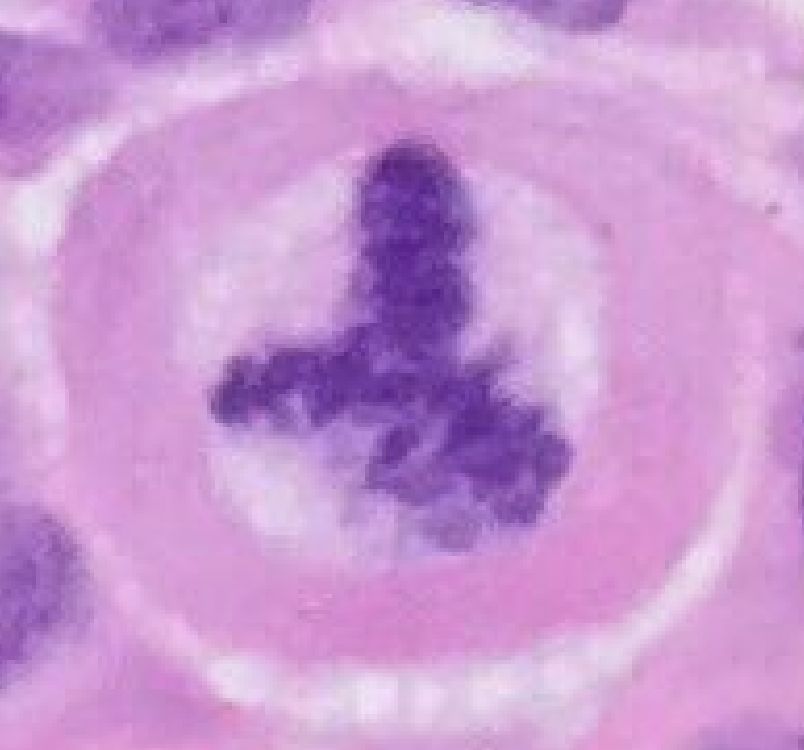
#> input picture mitosistemp/WhatsApp Image 2024-04-12 at 1.15.26 AM.jpeg, 804 x 750 px; its folder holds only this picture in this run
$ python -i cellsize.py   (imports and definitions only)
#> lines starting #> are read from the running program, lines starting #| are printed output that depends on the picture; after the words box and inside, x2 and y2 are one past the last pixel; in counts of white or black regions, pixels touching at a corner belong together
# cellsize.py
import os
import cv2
import numpy as np
from flask import jsonify, request
import base64
import json

class NumpyEncoder(json.JSONEncoder):
    # [16 lines left out: functions default, apply_color_mask, remove_light_regions, not called in this run]

def find_draw_nuclei_boundaries_and_get_sizes(image, min_area=50):
    kernel = np.ones((5, 5), np.uint8)
    dilated_image = cv2.dilate(image, kernel, iterations=1)

    _, binary_mask = cv2.threshold(dilated_image, 0, 255, cv2.THRESH_BINARY_INV + cv2.THRESH_OTSU)

    contours, _ = cv2.findContours(binary_mask, cv2.RETR_EXTERNAL, cv2.CHAIN_APPROX_SIMPLE)

    result_image = cv2.cvtColor(image, cv2.COLOR_GRAY2BGR)

    nuclei_count = 0
    nuclei_sizes = []

    for contour in contours:
        area = cv2.contourArea(contour)
        if area >= min_area:
            cv2.drawContours(result_image, [contour], -1, (0, 0, 255), 1)
            nuclei_count += 1
            nuclei_sizes.append(area)

    nuclei_sizes_array = np.array(nuclei_sizes)

    return result_image, nuclei_count, nuclei_sizes_array, contours

# [189 lines left out: functions calculate_average_nucleus_size, draw_horizontal_lines, classify_cell_size, not called in this run]

>>> import cv2
>>> picture = cv2.imread('mitosistemp/WhatsApp Image 2024-04-12 at 1.15.26 AM.jpeg', cv2.IMREAD_GRAYSCALE)
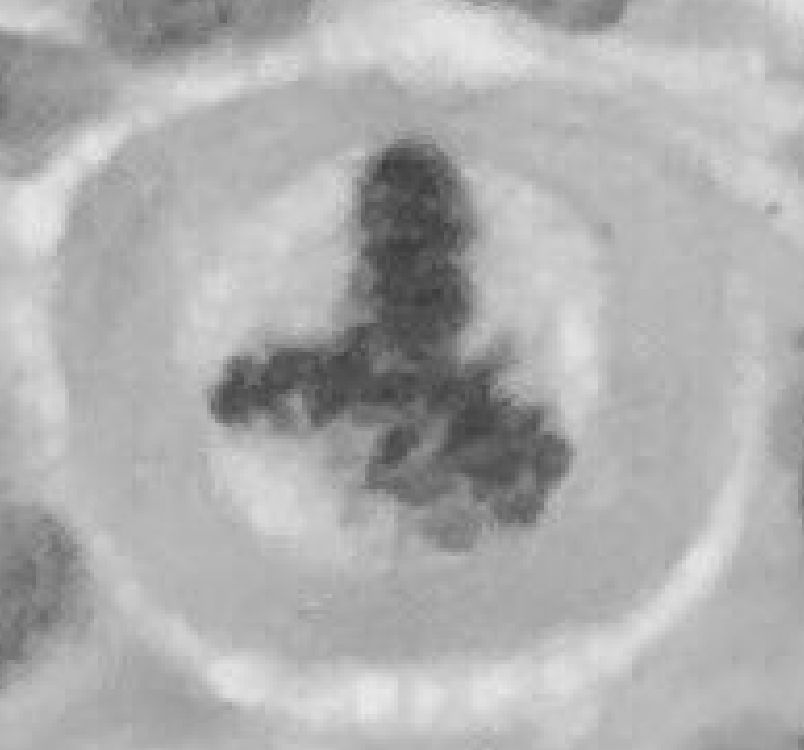
#> picture: shape (750, 804); min 57, max 235, mean 174.1
>>> result = find_draw_nuclei_boundaries_and_get_sizes(picture)
#> in find_draw_nuclei_boundaries_and_get_sizes, `_, binary_mask = cv2.threshold(dilated_image, 0, 255, cv2.THRESH_BINAR..`:
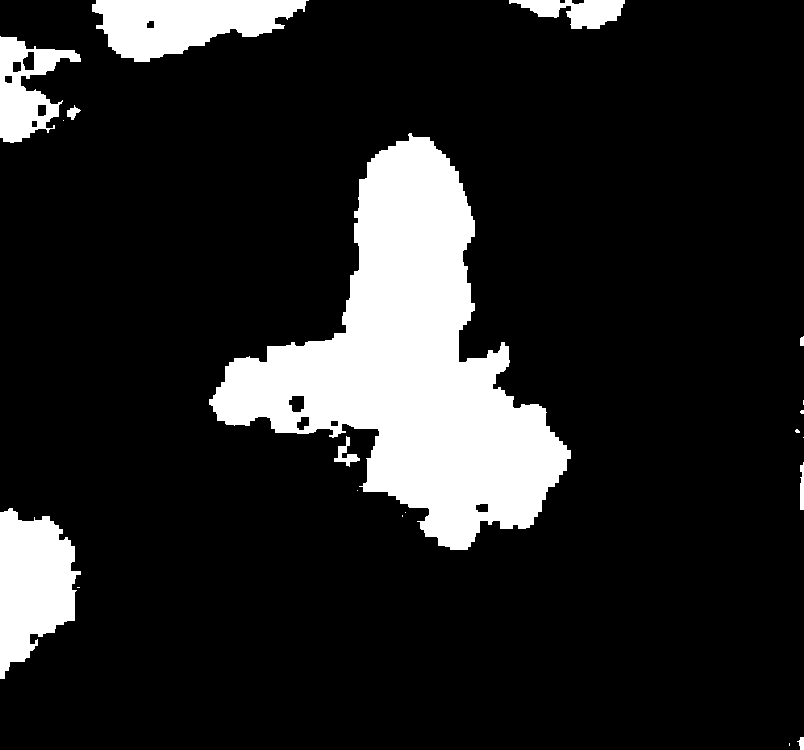
#> binary_mask: shape (750, 804); 14.5% white; 20 white regions (10 under 20 px)
#> in find_draw_nuclei_boundaries_and_get_sizes, `contours, _ = cv2.findContours(binary_mask, cv2.RETR_EXTERNAL, cv2.CHA..`: contours = 20 contours, 10 with area under 20; largest, box (x1, y1, x2, y2) and area: (209, 133, 571, 550) 62448, (0, 508, 81, 679) 8900, (92, 0, 309, 62) 8226, (0, 36, 81, 143) 4426, (509, 0, 625, 29) 1770
#> the loop in find_draw_nuclei_boundaries_and_get_sizes, `for contour in contours:` made 20 passes
#> area on passes 2, 6, 8, 10, 14, 15, 17, 18, 19, 20: 43, 8899.5, 116.5, 217.5, 24, 62448, 84, 4426, 1770, 8226
#> after the loop in find_draw_nuclei_boundaries_and_get_sizes, `for contour in contours:`:
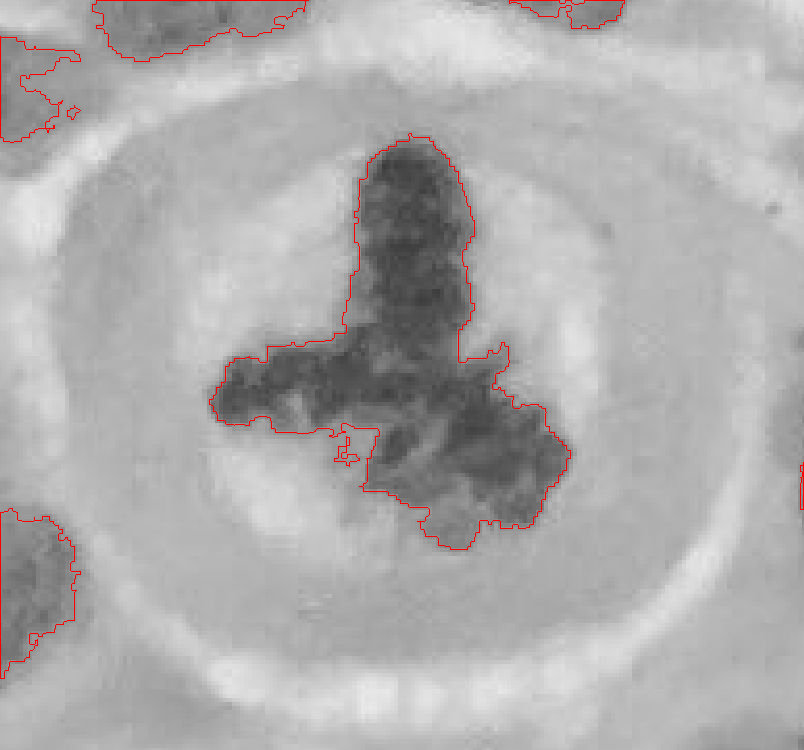
#> result_image: shape (750, 804, 3); mean B, G, R 173.2, 173.2, 174.8
#> after the loop in find_draw_nuclei_boundaries_and_get_sizes, `for contour in contours:`: nuclei_count = 8; nuclei_sizes = [8899.5, 116.5, 217.5, 62448, 84, 4426, 1770, 8226]
#> in find_draw_nuclei_boundaries_and_get_sizes, `nuclei_sizes_array = np.array(nuclei_sizes)`: nuclei_sizes_array has the same summary as nuclei_sizes
